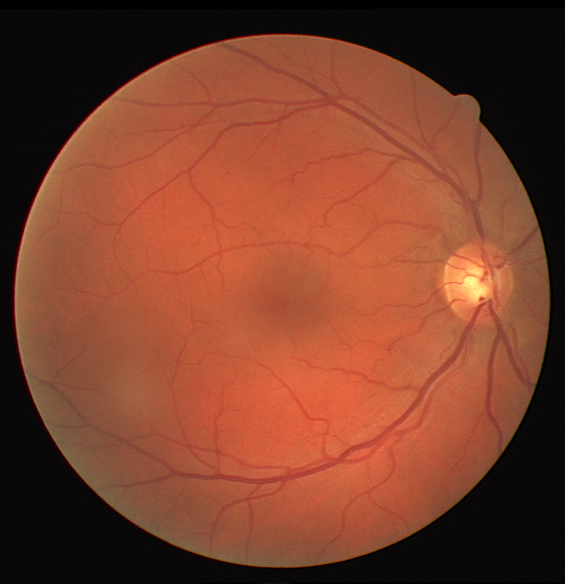
//> input picture lab3/pics/fundus.tif, 565 x 584 px
$ ./binary pics/fundus.tif   (built with g++ and OpenCV 4)
//> lines starting //> are read from the running program, lines starting //| are printed output that depends on the picture; after the words box and inside, x2 and y2 are one past the last pixel; in counts of white or black regions, pixels touching at a corner belong together
#include <stdio.h>
#include <opencv2/core/core.hpp>
#include <opencv2/highgui.hpp>
#include <opencv2/imgcodecs.hpp>
#include <opencv2/imgproc.hpp>
using namespace cv;
Mat bwImage;
Mat thresh;
int value = 128;
static void onChange(int val, void*){
  threshold(bwImage, thresh, getTrackbarPos("Threshold trackbar", "Image Thresholding"), 255, THRESH_BINARY);
  imshow("Image Thresholding", thresh);
}
int main(int argc, char *argv[])
{
  //Print the OpenCV version
  printf ("OpenCV version: %d.%d\n", CV_MAJOR_VERSION, CV_MINOR_VERSION);
  if(argc < 2){
    printf("image path required\n");
    return 0;
  }

  cv::Mat image = imread(argv[1], IMREAD_UNCHANGED);
//> image is the input picture: 584 rows x 565 cols, CV_8UC3; mean B, G, R 43.5, 63.5, 123
  if(image.empty()){
    printf("Something went wrong\n");
    return -1;
  }

  namedWindow("Image Thresholding", WINDOW_AUTOSIZE);
  imshow("Image Thresholding", image);
  cvtColor(image, bwImage, COLOR_BGR2GRAY, 0);
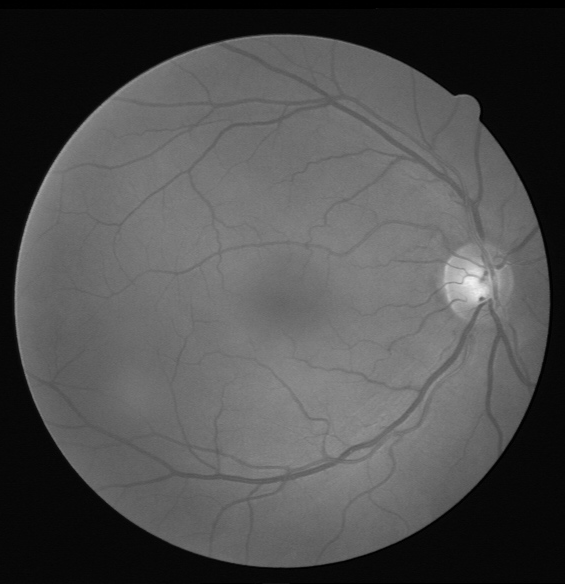
//> bwImage: 584 rows x 565 cols, CV_8UC1; min 0, max 240, mean 79
  createTrackbar("Threshold trackbar","Image Thresholding", &value, 255, onChange);
  waitKey(0);
//> in onChange, `threshold(bwImage, thresh, getTrackbarPos("Threshold trackbar", "Image..`:
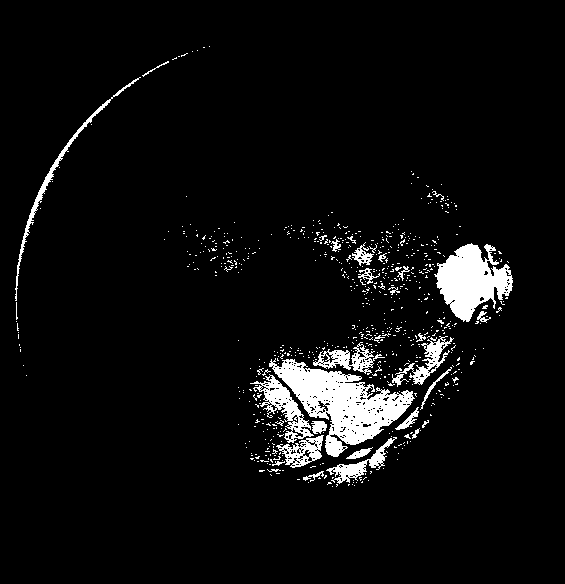
//> thresh: 584 rows x 565 cols, CV_8UC1; 5.5% white; 709 white regions (678 under 20 px), largest, box (x1, y1, x2, y2) and area: (269, 358, 415, 457) 5783, (434, 243, 513, 322) 3544, (250, 374, 314, 443) 1269

  imwrite("out.png", thresh);
  return 0;
}
